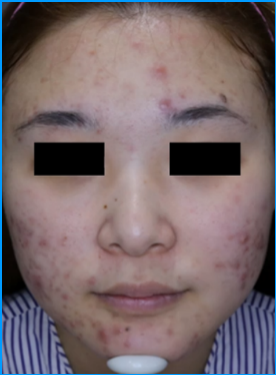
%> input picture Data/cropped_face_0 image2.png, 276 x 375 px
$ octave 'thresholdingsucces .m'   (GNU Octave 9; MATLAB toolbox functions it lacks are replaced by stand-ins)
%> lines starting %> are read from the running program, lines starting %| are printed output that depends on the picture; in (x1, y1, x2, y2) boxes, pixels count from 0 and x2, y2 are one past the last pixel; in counts of white or black regions, pixels touching at a corner belong together; the program's own positions count from 1
clear;
clc;

% 이미지 로드
img = imread("cropped_face_0 image2.png");
%> img is the input picture: size 375x276x3 uint8; mean R, G, B 118.3, 103.2, 106

% 사각형 좌표 지정 (볼 부위)
x = 50;  % 시작 x 좌표
y = 55;  % 시작 y 좌표
width = 170;  % 잘라낼 영역의 가로 길이
height = 50;  % 잘라낼 영역의 세로 길이


% 사각형 영역 crop
cropImg = imcrop(img, [x, y, width, height]);
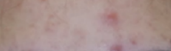
%> cropImg: size 51x171x3 uint8; mean R, G, B 168.7, 144.8, 140.7
figure(1);
title("crop");
imshow(cropImg);


% 그레이 이미지 변환
if size(cropImg, 3) == 1
    gray = cropImg;
else
    gray = rgb2gray(cropImg);
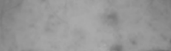
%> gray: size 51x171 uint8; min 113, max 173, mean 151.5
end

figure(1);
imshow(gray);

% 배경제거
se = strel('disk',8);
background = imopen(gray,se);
R1 = gray - background;
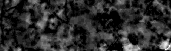
%> R1: size 51x171 uint8; min 0, max 19, mean 3.38; drawn with min black and max white
R2 = imadjust(R1);
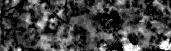
%> R2: size 51x171 uint8; min 0, max 255, mean 65.9

figure(2);
subplot(1, 2, 1);
imshow(R1);
title('Filtering IMAGE');
subplot(1, 2, 2);
imshow(R2);
title('Adjusted Image');

% 히스토그램
values = double(R2(:));
bin = 256;
histogram = histcounts(values, bin);
%> histogram = 256 values, max 1666 at index 1, min 0 at index 2, mean 34.07
% PDF 계산
pdf = histogram / numel(values);
%> pdf = 256 values, max 0.191 at index 1, min 0 at index 2, mean 0.00391

figure(3);
bar(pdf);
title('Probability Density Function (PDF)');
xlabel('Pixel Value');
ylabel('Probability');
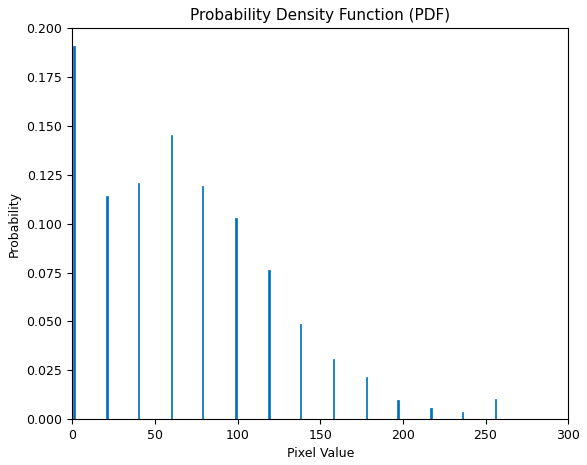
%> figure redrawn from the program's plot data; tallest bar 0.191 high, from x = 0.6 to 1.4

% 이진화
%bw = imbinarize(R2);
%bw = bwareaopen(bw,5);

% 이진화(threshold 직접 설정)
threshold = 30; % threshold 값을 80으로 설정
bw = R2 > threshold;
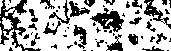
%> bw: size 51x171 logical; 69.5% white; 62 black regions (39 under 20 px), largest, box (x1, y1, x2, y2) and area: (0, 0, 41, 51) 582, (90, 8, 124, 32) 379, (144, 0, 171, 29) 222
% 개체 제거
bw = bwareaopen(bw, 5);
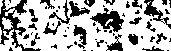
%> bw: size 51x171 logical; 69.2% white; 62 black regions (39 under 20 px), largest, box (x1, y1, x2, y2) and area: (0, 0, 41, 51) 588, (90, 8, 124, 32) 387, (144, 0, 171, 29) 227

figure(4);
imshow(bw);

% 면적값, 중앙픽셀값
stats = regionprops(bw, {'Area', 'Centroid'});
%> stats = 10 regions; largest, Area and Centroid: 5541 [93.1 26.8], 214 [10 43.8], 102 [11.8 4.4], 89 [7.5 24.3], 25 [1.6 6]
% 스트럭처를 테이블로 변환
tab = struct2table(stats);
%> tab has the same summary as stats
% 면적을 기준 정렬
ordered = sortrows(tab, 'Area', 'descend');
%> ordered has the same summary as stats


% 여드름 검출
thresholdArea = 5; % 여드름 객체 면적 임계값 설정
acneMask = [stats.Area] > thresholdArea; % 면적이 임계값보다 큰 객체만 선택
%> acneMask = [true true true true true true true true true true]
acneCentroids = cat(1, stats(acneMask).Centroid); % 여드름 객체 중심점 좌표
%> acneCentroids = [1.6 5.96; 1.27 35.14; 10 43.81; 7.49 24.34; 11.84 4.4; 93.14 26.75; 88.5 2.5; 109.3 22.36; 111.3 1.67; 115.5 51]

% 결과 출력
figure(5);
imshow(cropImg);
hold on;
plot(acneCentroids(:,1), acneCentroids(:,2), 'rO', 'MarkerSize', 30);
%> (this line was passed over: plot is not available in this run)
title('여드름 검출 결과');
hold off;

$ run again, with Data/cropped_face_0 image3.png copied over Data/cropped_face_0 image2.png
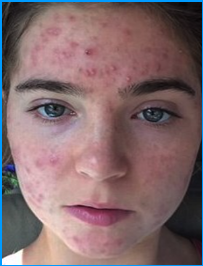
%> input picture Data/cropped_face_0 image3.png, 203 x 266 px
%> img is the input picture: size 266x203x3 uint8; mean R, G, B 128.7, 104.9, 107.4
%> values = 7854 values, max 255 at index 38, min 0 at index 21, mean 32.23
%> histogram = 256 values, max 1281 at index 1, min 0 at index 2, mean 30.68
%> pdf = 256 values, max 0.163 at index 1, min 0 at index 2, mean 0.00391
%> `ylabel('Probability');`:
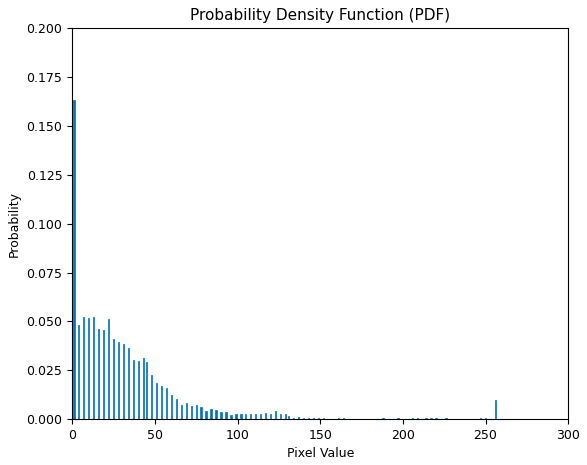
%> figure redrawn from the program's plot data; tallest bar 0.163 high, from x = 0.6 to 1.4
%> `bw = bwareaopen(bw, 5);`:
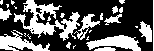
%> bw: size 51x154 logical; 36.4% white; 27 white regions (16 under 20 px), largest, box (x1, y1, x2, y2) and area: (14, 0, 80, 41) 1011, (86, 35, 141, 51) 494, (0, 31, 50, 51) 464
%> stats = 27 regions; largest, Area and Centroid: 1011 [48.1 21.1], 494 [116.7 43.4], 464 [19.9 44.4], 206 [87.4 25.9], 167 [146.8 32.4]
%> tab has the same summary as stats
%> ordered has the same summary as stats
%> acneMask = 27 logical values, 22 true
%> acneCentroids = 22 rows, first 12: [2.08 2.83; 5.26 14.9; 19.88 44.4; 8.25 6.12; 13.08 3; 18.85 32.92; 48.1 21.07; 29.71 37.29; 49.67 19.42; 62.94 15.88; 69.14 45.86; 87.42 25.93]
